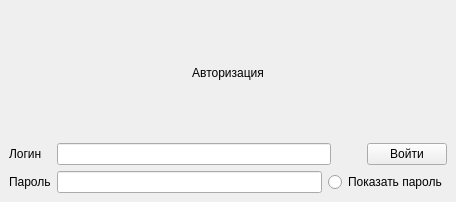
<?xml version="1.0" encoding="UTF-8"?>
<ui version="4.0">
 <class>AuthWindow</class>
 <widget class="QMainWindow" name="AuthWindow">
  <property name="geometry">
   <rect>
    <x>0</x>
    <y>0</y>
    <width>456</width>
    <height>202</height>
   </rect>
  </property>
  <property name="windowTitle">
   <string>MainWindow</string>
  </property>
  <widget class="QWidget" name="centralwidget">
   <layout class="QGridLayout" name="gridLayout">
    <item row="1" column="0">
     <widget class="QLabel" name="label">
      <property name="text">
       <string>Логин</string>
      </property>
     </widget>
    </item>
    <item row="1" column="1">
     <layout class="QHBoxLayout" name="horizontalLayout">
      <item>
       <widget class="QLineEdit" name="lineLogin"/>
      </item>
      <item>
       <spacer name="horizontalSpacer">
        <property name="orientation">
         <enum>Qt::Horizontal</enum>
        </property>
        <property name="sizeType">
         <enum>QSizePolicy::Fixed</enum>
        </property>
        <property name="sizeHint" stdset="0">
         <size>
          <width>30</width>
          <height>20</height>
         </size>
        </property>
       </spacer>
      </item>
      <item>
       <widget class="QPushButton" name="btnEnter">
        <property name="text">
         <string>Войти</string>
        </property>
       </widget>
      </item>
     </layout>
    </item>
    <item row="2" column="0">
     <widget class="QLabel" name="label_2">
      <property name="text">
       <string>Пароль</string>
      </property>
     </widget>
    </item>
    <item row="2" column="1">
     <layout class="QHBoxLayout" name="horizontalLayout_2">
      <item>
       <widget class="QLineEdit" name="linePass">
        <property name="echoMode">
         <enum>QLineEdit::Password</enum>
        </property>
        <property name="placeholderText">
         <string/>
        </property>
        <property name="clearButtonEnabled">
         <bool>false</bool>
        </property>
       </widget>
      </item>
      <item>
       <widget class="QRadioButton" name="radioBtnShowPass">
        <property name="text">
         <string>Показать пароль</string>
        </property>
       </widget>
      </item>
     </layout>
    </item>
    <item row="0" column="0" colspan="2">
     <widget class="QLabel" name="label_3">
      <property name="text">
       <string>Авторизация</string>
      </property>
      <property name="alignment">
       <set>Qt::AlignCenter</set>
      </property>
     </widget>
    </item>
   </layout>
  </widget>
 </widget>
 <resources/>
 <connections/>
</ui>
